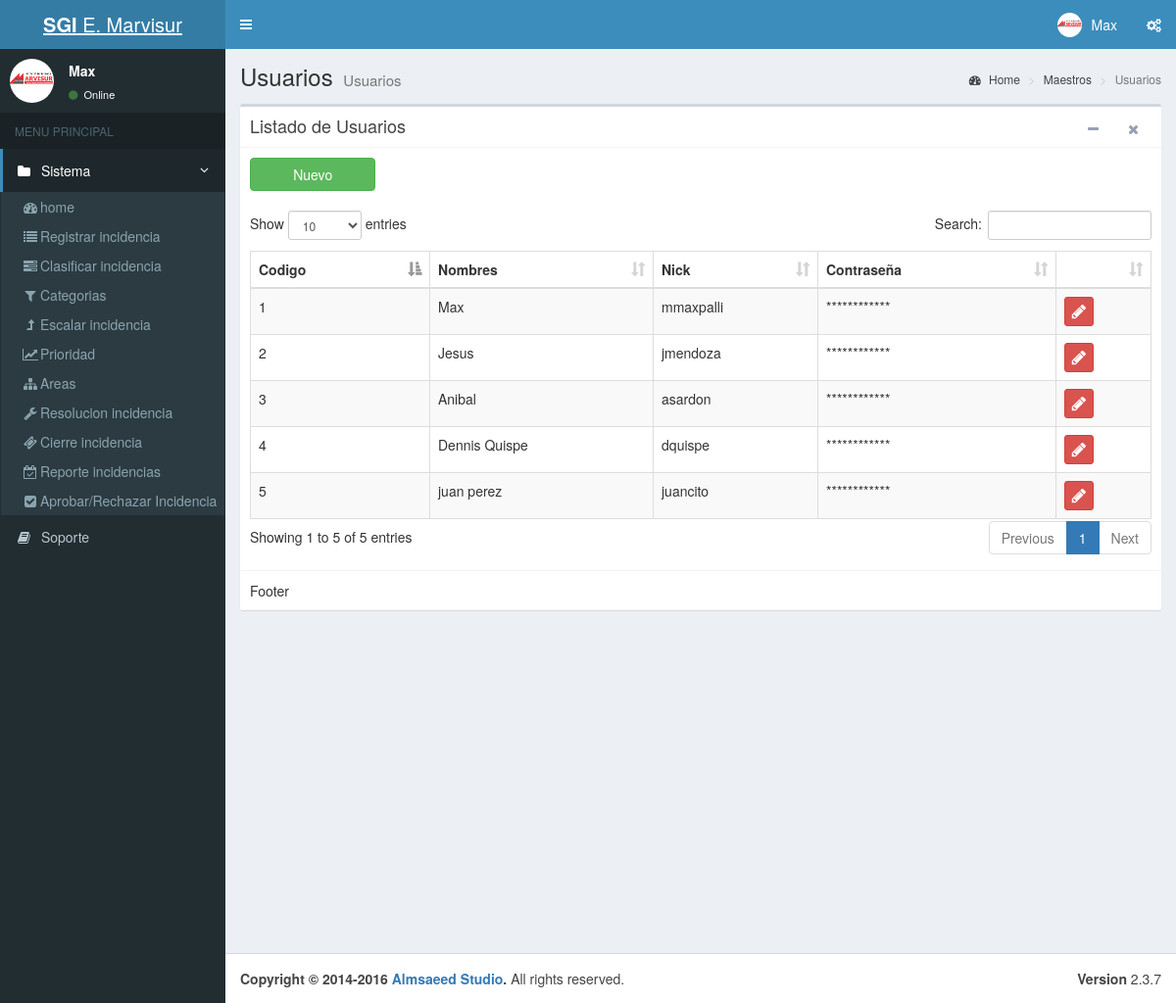
Page /index.php?c=segu_usuario (signed in) on the committed database.
### tables this page shows
CREATE TABLE IF NOT EXISTS `menus` (
  `MENU_Id` int(11) NOT NULL,
  `MENU_Padre` varchar(45) DEFAULT NULL,
  `MENU_Nombre` varchar(100) DEFAULT NULL,
  `MENU_Descripcion` varchar(200) DEFAULT NULL,
  `MENU_NombreFormulario` varchar(50) DEFAULT NULL,
  `MENU_Icono` varchar(30) DEFAULT NULL,
  `MENU_FechaAuditoria` datetime DEFAULT NULL
);

CREATE TABLE IF NOT EXISTS `usuarios` (
  `USUA_Id` int(11) NOT NULL,
  `USUA_Nombre` varchar(50) NOT NULL,
  `USUA_Nick` varchar(20) NOT NULL,
  `USUA_Password` varchar(50) NOT NULL,
  `ROL_Id` int(11) DEFAULT NULL,
  `USUA_FechaCreacion` date NOT NULL,
  `USUA_FechaAuditoria` datetime NOT NULL
);

### controller/segu_usuario.controller.php (called while the page is built, shortened)
<?php
require_once 'model/segu_usuario.php';
require_once 'model/herramientas.php';
class segu_usuarioController{
    public function __CONSTRUCT(){
        $this->model = new segu_usuario();
        $this->herramientas = new herramientas();
    }
    public function Index(){
        require_once 'view/header.php';
        require_once 'view/segu_usuario/segu_usuario.php';
        require_once 'view/footer.php';
    }
}

### model/database.php (called while the page is built)
<?php
class Database
{
    public static function StartUp()
    {
        $pdo = new PDO('mysql:host=localhost;dbname=bd_incidencias;charset=utf8', 'root', '');
        $pdo->setAttribute(PDO::ATTR_ERRMODE, PDO::ERRMODE_EXCEPTION);
        return $pdo;
    }
}

### model/herramientas.php (called while the page is built, shortened)
<?php
class herramientas
{
	public function __CONSTRUCT()
	{
		try
		{
			$this->pdo = Database::StartUp();
		}
		catch(Exception $e)
		{
			die($e->getMessage());
		}
	}
	public function MenuValidacion($MenuPadre)
	{
		try
		{
			$stm = $this->pdo->prepare("SELECT
											M.MENU_Id,
											M.MENU_Padre,
											M.MENU_Nombre,
											M.MENU_NombreFormulario,
											M.MENU_Icono,
											R.ROL_Id,
											R.ROL_Nombre
											FROM
											menus M
											inner join permiso_rol PR on M.MENU_Id = PR.MENU_Id
											inner join rol R on PR.ROL_Id = R.ROL_Id
											WHERE
											PR.ROL_Id = ".$_SESSION['ROL_Id']."
											and MENU_Padre=?");
			$stm->execute(array($MenuPadre));
			return $stm->fetchAll(PDO::FETCH_OBJ);
		}
		catch(Exception $e)
		{
			die($e->getMessage());
		}
	}
public function MenuValidacionCabeceras()
	{
		try
		{
			$stm = $this->pdo->prepare("SELECT DISTINCT MENU_Padre FROM menus");
			$stm->execute();
			return $stm->fetchAll(PDO::FETCH_OBJ);
		}
		catch(Exception $e)
		{
			die($e->getMessage());
		}
	}
	public function ActiveMenus($ActiveMenu)
	{
		try
		{
			$stm = $this->pdo->prepare("SELECT MENU_Padre FROM menus where MENU_NombreFormulario = ?");
			$stm->execute(array($ActiveMenu));
			return $stm->fetchAll(PDO::FETCH_OBJ);
		}
		catch(Exception $e)
		{
			die($e->getMessage());
		}
	}
}

### model/segu_usuario.php (called while the page is built, shortened)
<?php
class segu_usuario
{
	private $pdo;
	public function __CONSTRUCT()
	{
		try
		{
			$this->pdo = Database::StartUp();
		}
		catch(Exception $e)
		{
			die($e->getMessage());
		}
	}
	public function Listar()
	{
		try
		{
			$stm = $this->pdo->prepare("SELECT
										USUA_Id,
										USUA_Nombre,
										USUA_Nick
										 FROM usuarios");
			$stm->execute();
			return $stm->fetchAll(PDO::FETCH_OBJ);
		}
		catch(Exception $e)
		{
			die($e->getMessage());
		}
	}
}

### view/segu_usuario/segu_usuario.php (the view, shortened to what this page needs)
<div class="content-wrapper">
  <section class="content-header">
    <h1>
        Usuarios
      <small>Usuarios</small>
    </h1>
    <ol class="breadcrumb">
      <li><a href="#"><i class="fa fa-dashboard"></i> Home</a></li>
      <li><a href="#">Maestros</a></li>
      <li class="active">Usuarios</li>
    </ol>
  </section>
  <section class="content">
    <div class="box">
          <div class="box-header with-border">
             <h3 class="box-title">Listado de Usuarios</h3>
              <div class="box-tools pull-right">
                <button type="button" class="btn btn-box-tool" data-widget="collapse" data-toggle="tooltip" title="Collapse">
                  <i class="fa fa-minus"></i></button>
                <button type="button" class="btn btn-box-tool" data-widget="remove" data-toggle="tooltip" title="Remove">
                  <i class="fa fa-times"></i></button>
              </div>
          </div>
          <div class="box-body">
           <div class="row">
            <div class="col-lg-2">
                       <a class="btn btn-block btn-success" href="?c=segu_usuario&a=Crud">Nuevo </a>
                <br>
            </div>
          </div>
          <table   id="tbDTb" class="table table-striped  table-bordered">
              <thead>
                  <tr>
                      <th>Codigo</th>
                      <th>Nombres</th>
                      <th>Nick</th>
                      <th>Contraseña</th>
                      <th></th>
                 </tr>
              </thead>
              <tbody>
                <?php foreach($this->model->Listar() as $r): ?>
                  <tr>
                    <td><?php echo $r->USUA_Id; ?></td>
                    <td><?php echo $r->USUA_Nombre; ?></td>
                    <td><?php echo $r->USUA_Nick; ?></td>
                    <td>************</td>
                    <td> <a href="?c=segu_usuario&a=Crud&Id=<?php echo $r->USUA_Id; ?>" data-toggle="tooltip" title="Editar" class="btn btn-social-icon btn-danger btn-sm" ><i class="fa fa-fw fa-pencil " ></i></a>  </td>
                  </tr>
                <?php endforeach; ?>
              </tbody>
          </table>
          </div>
          <div class="box-footer">
            Footer
          </div>
    </div>
  </section>
</div>

### view/header.php (shortened to what this page needs)
<!DOCTYPE html>
<html lang="es">
<head>
  <link rel="stylesheet" href="css/bootstrap/css/bootstrap.min.css">
  <link rel="stylesheet" href="//cdnjs.cloudflare.com/ajax/libs/font-awesome/4.5.0/css/font-awesome.min.css">
  <link rel="stylesheet" href="//cdnjs.cloudflare.com/ajax/libs/ionicons/2.0.1/css/ionicons.min.css">
  <link rel="stylesheet" href="css/dist/css/AdminLTE.min.css">
  <link rel="stylesheet" href="css/dist/css/skins/_all-skins.min.css">
  <link rel="stylesheet" href="css/plugins/datatables/dataTables.bootstrap.css">
  <link rel="stylesheet" href="assets/js/jquery-ui/jquery-ui.min.css" />
  <link rel="stylesheet" href="css/plugins/datatables/datatables.min.css">
  <link rel="stylesheet" href="css/plugins/datatables/fixedHeader.dataTables.min.css">
  <link rel="stylesheet" href="//cdnjs.cloudflare.com/ajax/libs/bootstrap-select/1.12.1/css/bootstrap-select.min.css">
  <link href="//maxcdn.bootstrapcdn.com/bootstrap/3.3.7/css/bootstrap.min.css" rel="stylesheet">
  <link href="css/fileinput/fileinput.css" media="all" rel="stylesheet" type="text/css"/>
      <link rel="stylesheet" href="css/plugins/datepicker/datepicker3.css">
</head>
<body class="hold-transition skin-blue sidebar-mini" >
  <div class="wrapper">
  <header class="main-header">
    <a href="index2.html" class="logo">
      <span class="logo-lg"><b>SGI</b> E. Marvisur</span>
    </a>
    <nav class="navbar navbar-static-top">
      <a href="#" class="sidebar-toggle" data-toggle="offcanvas" role="button">
      </a>
      <div class="navbar-custom-menu">
        <ul class="nav navbar-nav">
          <li class="dropdown user user-menu">
            <a href="#" class="dropdown-toggle" data-toggle="dropdown">
              <img src="<?php echo 'Recursos/Imagen/logo.png' ;?>" class="user-image" alt="User Image">
              <span class="hidden-xs"> <?php  echo  $_SESSION['USUA_Nombre'];?></span>
            </a>
          </li>
          <li>
            <a href="#" data-toggle="control-sidebar"><i class="fa fa-gears"></i></a>
          </li>
        </ul>
      </div>
    </nav>
  </header>
  <aside class="main-sidebar">
    <section class="sidebar">
      <div class="user-panel">
        <div class="pull-left image">
          <img src="<?php echo 'Recursos/Imagen/logo.png';?>" class="img-circle" alt="User Image">
        </div>
        <div class="pull-left info">
          <p><?php  echo  $_SESSION['USUA_Nombre'];?></p>
          <a href="#"><i class="fa fa-circle text-success"></i> Online</a>
        </div>
      </div>
      <ul class="sidebar-menu">
        <li class="header">MENU PRINCIPAL</li>
      <?php isset($_REQUEST['c'])?$active=$_REQUEST['c']:$active='';?>
        <?php foreach($this->herramientas->MenuValidacionCabeceras() as $t): ?>
           <?php foreach($this->herramientas->ActiveMenus($active) as $p): ?>
        <li class="<?php echo $p->MENU_Padre==$t->MENU_Padre? 'active' : '';?> treeview">
          <a href="#">
              <i class="fa fa-folder"></i> <span><?php echo $t->MENU_Padre; ?></span>
            <span class="pull-right-container">
              <i class="fa fa-angle-left pull-right"></i>
            </span>
          </a>
          <ul class="treeview-menu">
              <?php foreach($this->herramientas->MenuValidacion($t->MENU_Padre) as $r): ?>
              <li class="<?php echo $active == $r->MENU_NombreFormulario ? 'active' : ''; ?>"><a href="?c=<?php echo $r->MENU_NombreFormulario; ?>"><i class="<?php echo $r->MENU_Icono; ?>"></i><?php echo $r->MENU_Nombre; ?></a></li>
             <?php endforeach; ?>
          </ul>
        </li>
           <?php endforeach; ?>
        <?php endforeach; ?>
        <li><a href=""><i class="fa fa-book"></i> <span>Soporte</span></a></li>
    </section>
  </aside>

### rows in the picture
menus: MENU_Padre "Sistema"
menus: MENU_Nombre "home"
menus: MENU_Nombre "Registrar incidencia"
menus: MENU_Nombre "Clasificar incidencia"
menus: MENU_Nombre "Categorias"
menus: MENU_Nombre "Escalar incidencia"
menus: MENU_Nombre "Prioridad"
menus: MENU_Nombre "Areas"
menus: MENU_Nombre "Resolucion incidencia"
menus: MENU_Nombre "Cierre incidencia"
menus: MENU_Nombre "Reporte incidencias"
menus: MENU_Nombre "Aprobar/Rechazar Incidencia"
usuarios: USUA_Id "1", USUA_Nombre "Max", USUA_Nick "mmaxpalli"
usuarios: USUA_Id "2", USUA_Nombre "Jesus", USUA_Nick "jmendoza"
usuarios: USUA_Id "3", USUA_Nombre "Anibal", USUA_Nick "asardon"
usuarios: USUA_Id "4", USUA_Nombre "Dennis Quispe", USUA_Nick "dquispe"
usuarios: USUA_Id "5", USUA_Nombre "juan perez", USUA_Nick "juancito"

### other values in the picture
$_SESSION['USUA_Nombre'] "Max"
